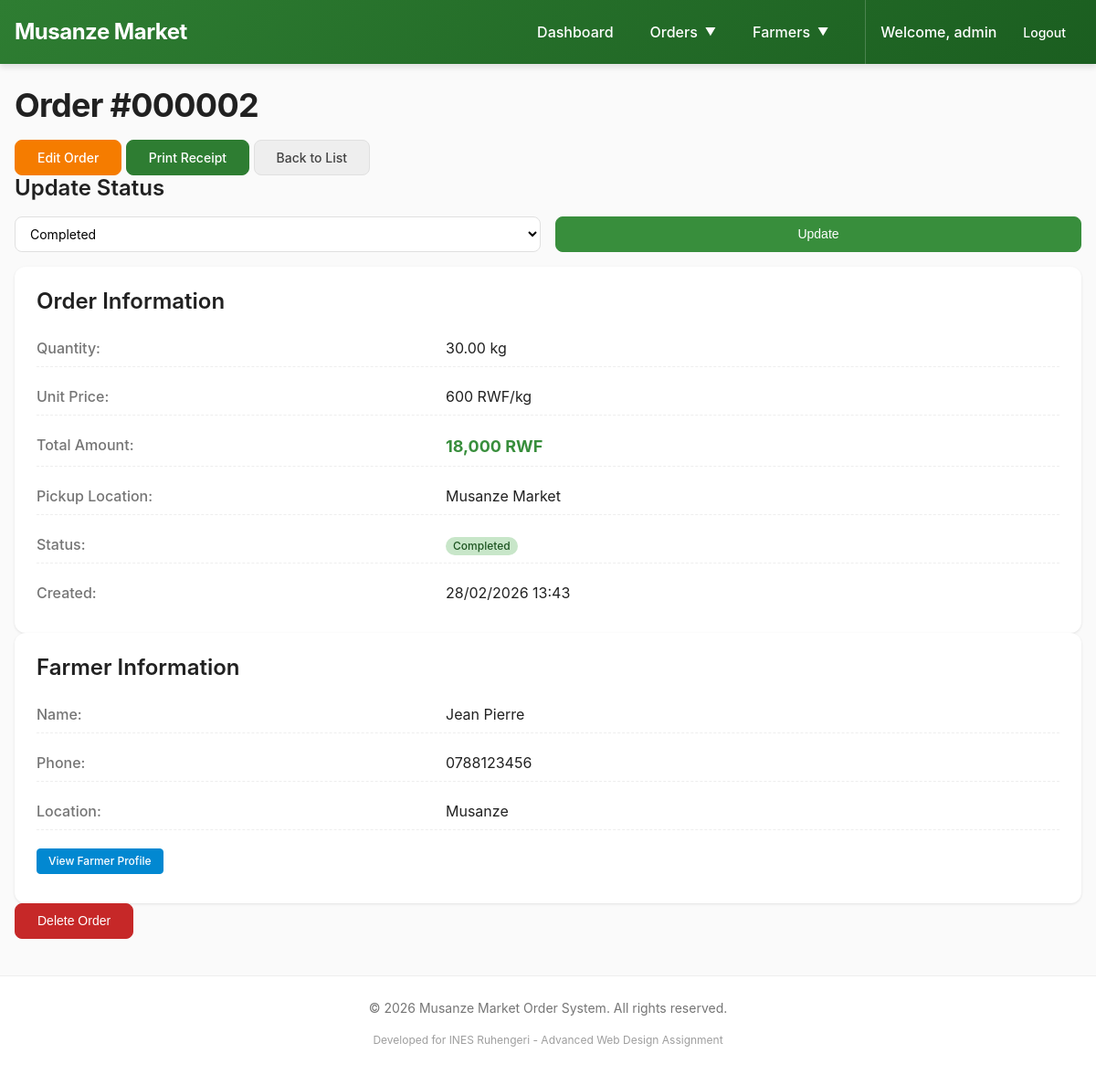
Page /public/index.php?page=orders&action=view&id=2 (signed in) on the committed database.
### tables this page shows
CREATE TABLE orders (
    id INT PRIMARY KEY AUTO_INCREMENT,
    farmer_id INT NOT NULL,
    quantity DECIMAL(10,2) NOT NULL,
    unit_price DECIMAL(10,2) NOT NULL,
    total_amount DECIMAL(10,2) GENERATED ALWAYS AS (quantity * unit_price) STORED,
    pickup_location VARCHAR(255) NOT NULL,
    status ENUM('pending', 'completed', 'cancelled') DEFAULT 'pending',
    notes TEXT,
    created_at TIMESTAMP DEFAULT CURRENT_TIMESTAMP,
    updated_at TIMESTAMP NULL ON UPDATE CURRENT_TIMESTAMP,
    FOREIGN KEY (farmer_id) REFERENCES farmers(id) ON DELETE RESTRICT,
    INDEX idx_status (status),
    INDEX idx_created (created_at),
    INDEX idx_farmer (farmer_id)
);

CREATE TABLE farmers (
    id INT PRIMARY KEY AUTO_INCREMENT,
    full_name VARCHAR(100) NOT NULL,
    phone VARCHAR(20) NOT NULL,
    location VARCHAR(100),
    created_at TIMESTAMP DEFAULT CURRENT_TIMESTAMP,
    INDEX idx_phone (phone),
    INDEX idx_name (full_name)
);

### app/controllers/OrderController.php (called while the page is built, shortened)
<?php
require_once __DIR__ . '/../models/Order.php';
class OrderController extends AuthController {
    private $orderModel;
    public function __construct() {
        $this->orderModel = new Order();
    }
    public function view() {
        $id = $_GET['id'] ?? 0;
        $order = $this->orderModel->getById($id);
        require_once __DIR__ . '/../views/orders/details.php';
    }
}
?>

### app/config/database.php (called while the page is built, shortened)
<?php
class Database {
    private static $instance = null;
    private $connection;
    public static function getInstance() {
        if (self::$instance === null) {
            self::$instance = new self();
        }
        return self::$instance;
    }
    private function connect() {
        try {
            $this->connection = new mysqli(DB_HOST, DB_USER, DB_PASS, DB_NAME);
            $this->connection->set_charset("utf8mb4");
        } catch (Exception $e) {
            die("Database connection error: " . $e->getMessage());
        }
    }
    public function getConnection() {
        return $this->connection;
    }
}
?>

### app/models/Order.php (called while the page is built, shortened)
<?php
require_once __DIR__ . '/../config/database.php';
class Order {
    private $conn;
    public function __construct() {
        $this->db = Database::getInstance();
        $this->conn = $this->db->getConnection();
    }
    public function getById($id) {
        $stmt = $this->conn->prepare("
            SELECT o.*,
                   f.full_name as farmer_name,
                   f.phone as farmer_phone,
                   f.location
            FROM orders o
            JOIN farmers f ON o.farmer_id = f.id
            WHERE o.id = ?
        ");
        $stmt->bind_param("i", $id);
        $stmt->execute();
        $result = $stmt->get_result();
        return $result->fetch_assoc();
    }
}
?>

### app/views/orders/details.php (the view, shortened to what this page needs)
<?php
require_once __DIR__ . '/../layouts/header.php';
?>
<div class="details-container">
    <div class="details-header">
        <h1>Order #<?= str_pad($order['id'], 6, '0', STR_PAD_LEFT) ?></h1>
        <div class="header-actions">
            <a href="<?= BASE_URL ?>/index.php?page=orders&action=edit&id=<?= $order['id'] ?>"
               class="btn btn-warning">
                Edit Order
            </a>
            <a href="<?= BASE_URL ?>/index.php?page=orders&action=receipt&id=<?= $order['id'] ?>"
               class="btn btn-success"
               target="_blank">
                Print Receipt
            </a>
            <a href="<?= BASE_URL ?>/index.php?page=orders&action=index"
               class="btn btn-secondary">
                Back to List
            </a>
        </div>
    </div>
    <div class="status-update-card">
        <h3>Update Status</h3>
        <form method="POST" action="<?= BASE_URL ?>/index.php?page=orders&action=updateStatus"
              class="status-form">
            <div class="form-row">
                <select name="status" id="status" class="status-select">
                    <option value="completed" <?= $order['status'] == 'completed' ? 'selected' : '' ?>>Completed</option>
                </select>
                <button type="submit" class="btn btn-primary">Update</button>
            </div>
        </form>
    </div>
    <div class="details-grid">
        <div class="detail-card">
            <h3>Order Information</h3>
            <div class="detail-items">
                <div class="detail-item">
                    <span class="detail-label">Quantity:</span>
                    <span class="detail-value"><?= number_format($order['quantity'], 2) ?> kg</span>
                </div>
                <div class="detail-item">
                    <span class="detail-label">Unit Price:</span>
                    <span class="detail-value"><?= number_format($order['unit_price']) ?> RWF/kg</span>
                </div>
                <div class="detail-item highlight">
                    <span class="detail-label">Total Amount:</span>
                    <span class="detail-value total"><?= number_format($order['total_amount']) ?> RWF</span>
                </div>
                <div class="detail-item">
                    <span class="detail-label">Pickup Location:</span>
                    <span class="detail-value"><?= htmlspecialchars($order['pickup_location']) ?></span>
                </div>
                <div class="detail-item">
                    <span class="detail-label">Status:</span>
                    <span class="detail-value">
                        <span class="badge badge-<?= $order['status'] ?>">
                            <?= ucfirst($order['status']) ?>
                        </span>
                    </span>
                </div>
                <div class="detail-item">
                    <span class="detail-label">Created:</span>
                    <span class="detail-value"><?= date('d/m/Y H:i', strtotime($order['created_at'])) ?></span>
                </div>
            </div>
        </div>
        <div class="detail-card">
            <h3>Farmer Information</h3>
            <div class="detail-items">
                <div class="detail-item">
                    <span class="detail-label">Name:</span>
                    <span class="detail-value"><?= htmlspecialchars($order['farmer_name']) ?></span>
                </div>
                <div class="detail-item">
                    <span class="detail-label">Phone:</span>
                    <span class="detail-value"><?= htmlspecialchars($order['farmer_phone']) ?></span>
                </div>
                <div class="detail-item">
                    <span class="detail-label">Location:</span>
                    <span class="detail-value"><?= htmlspecialchars($order['location'] ?: 'Not specified') ?></span>
                </div>
                <div class="detail-item">
                    <a href="<?= BASE_URL ?>/index.php?page=farmers&action=view&id=<?= $order['farmer_id'] ?>"
                       class="btn btn-sm btn-info">
                        View Farmer Profile
                    </a>
                </div>
            </div>
        </div>
    </div>
    <div class="action-buttons">
        <button onclick="confirmDelete(<?= $order['id'] ?>)" class="btn btn-danger">
            Delete Order
        </button>
    </div>
</div>
<?php require_once __DIR__ . '/../layouts/footer.php'; ?>

### rows in the picture
orders: id "000002", status "Completed", quantity "30.00", unit_price "600", total_amount "18,000", pickup_location "Musanze Market", created_at "28/02/2026 13:43", farmer.full_name "Jean Pierre", farmer.phone "0788123456", farmer.location "Musanze"

### other values in the picture
$_SESSION['username'] "admin"
